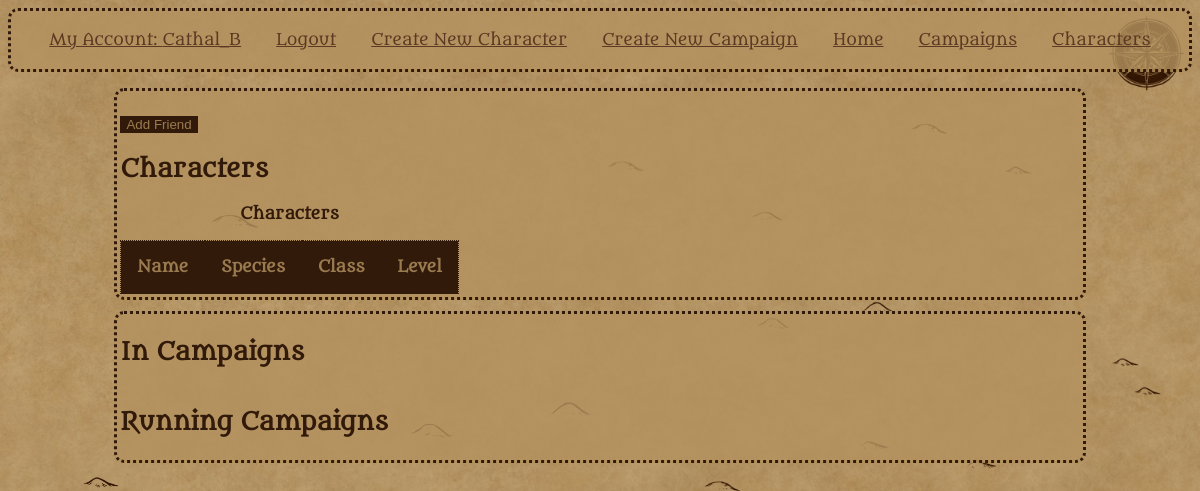
Before: /user/cb (signed in) with the older database file.
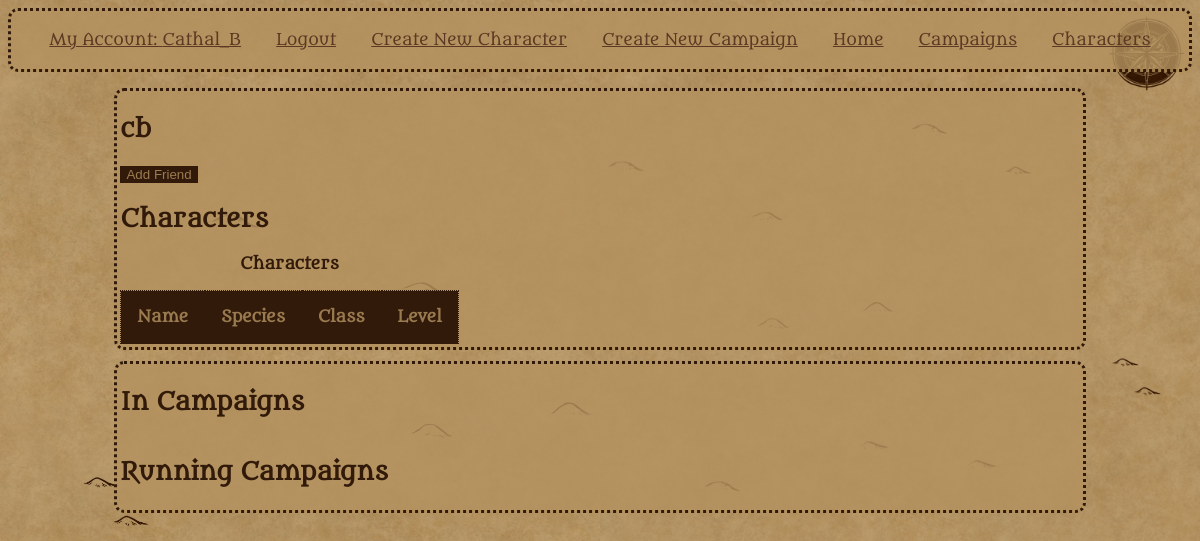
After: the same page with the newer database file.
### tables this page shows
CREATE TABLE users
(
    user_id TEXT PRIMARY KEY,
    password TEXT NOT NULL
);

### app.py (the view, shortened to what this page needs)
@app.route("/user/<user_id>", methods=["GET", "POST"])
@login_required
def user(user_id):
    form = FriendForm()
    db = get_db()
    user_data = db.execute("""SELECT * FROM users WHERE user_id = ?""",(user_id,)).fetchone()
    characters = db.execute("""SELECT * FROM characters WHERE user_id = ?""", (user_id,)).fetchall()
    in_campaigns = db.execute("""SELECT * FROM campaigns
                               WHERE campaign_id in (
                               SELECT campaign_id FROM in_campaign
                               WHERE user_id = ?)""", (user_id,)).fetchall()
    running = db.execute("""SELECT * FROM campaigns
                               WHERE dm_id = ?""", (user_id,)).fetchall()
    print(running)
    outgoing = []
    incoming = []
    friends = []
    if session["user_id"] != user_id:
        friend = db.execute("""SELECT * FROM friends
                              WHERE (user_id = ? AND friend_id = ?)
                              OR (friend_id = ? AND user_id = ?)""",(session["user_id"],user_id,session["user_id"],user_id)).fetchone()
        print(friend)
    return render_template("user.html", characters = characters, user_data = user_data, form = form,
                           friends = friends, outgoing = outgoing,
                             incoming = incoming, in_campaigns = in_campaigns, running = running)

### forms.py
class FriendForm(FlaskForm):
    submit = SubmitField("Add Friend")

### app.py (called while the page is built)
@app.before_request
def load_logged_in_user():
    g.user = session.get("user_id",None)

def login_required(view):
    @wraps(view)
    def wrapped_view(*args, **kwargs):
        if g.user is None:
            return redirect(url_for("login"))
        return view(*args, **kwargs)
    return wrapped_view

### database.py (called while the page is built)
def get_db():
    if "db" not in g:
        g.db = sqlite3.connect(DATABASE,
            detect_types=sqlite3.PARSE_DECLTYPES
        )
        g.db.row_factory = sqlite3.Row
        g.db.execute("PRAGMA foreign_keys = ON") #learned from sqlite documentation, foreign keys apparently aren't enforced by default.
    return g.db

### templates/user.html (shortened to what this page needs)
{% extends "base.html" %}
{% block main_content %}
    <section>
    <h1>{{user_data['user_id']}}</h1>
    {% if user_data['user_id'] != g.user %}
        <form action="" method="POST" novalidate>
            {{form.submit()}}
        </form>
    {% endif %}
    <h2>Characters</h2>
    <table>
        <caption>Characters</caption>
        <th scope="col">Name</th>
        <th scope="col">Species</th>
        <th scope="col">Class</th>
        <th scope="col">Level</th>
    </table>
    </section>
    <section>
    <h2>In Campaigns</h2>
    <h2>Running Campaigns</h2>
    </section>
{% endblock %}

Changed rows visible on the page:
added users: user_id "cb"
